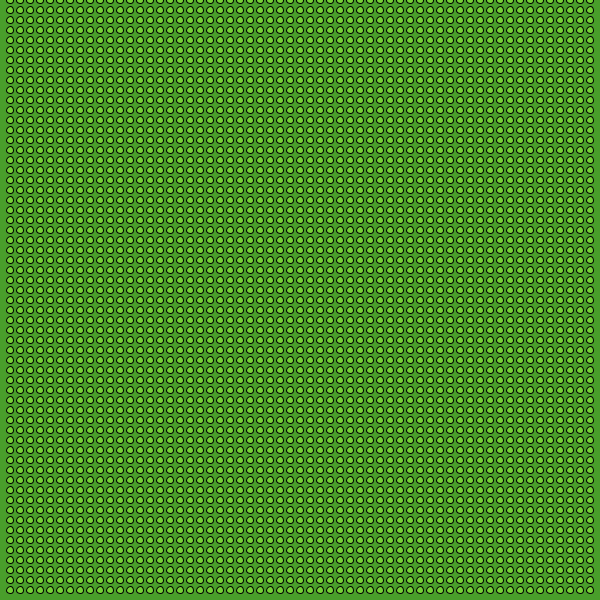
Frame 1 (no input)
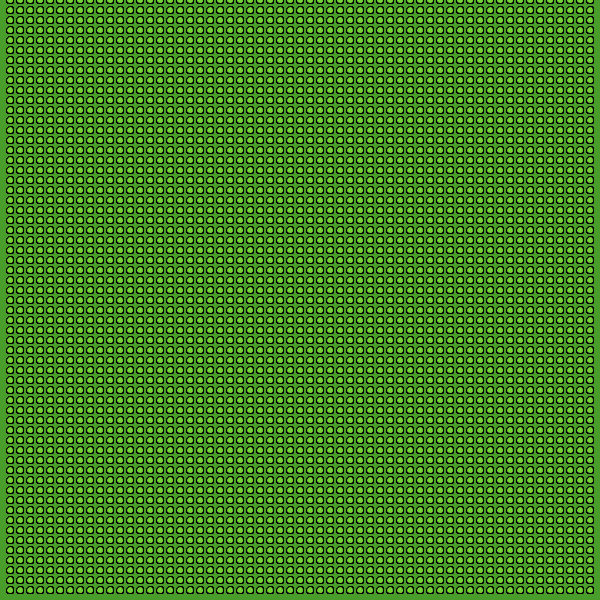
Frame 60 (the mouse pressed at the canvas centre just before this capture)
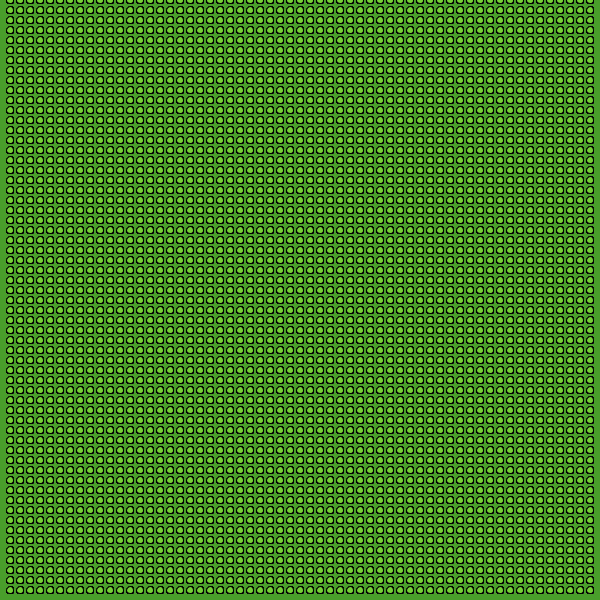
Frame 120 (the mouse held since frame 60 and released just before this capture)

The Processing sketch that drew these frames (run headless with seeded random() and noise(); from frame 60 on, the mouse is pressed at the canvas centre):

// Processing sketch: processing_112183
// ── processing_112183.pde

void setup(){
  smooth();
  size(600, 600);
  background(73,158,43);
}
  
  void draw(){
   
  for(int x=10;x<width; x=x+10){
    for(int y=0; y<height; y=y+10){
    fill(116,209,54);
    ellipse(x, y, 7, 7);
    }
  }
 
  }
